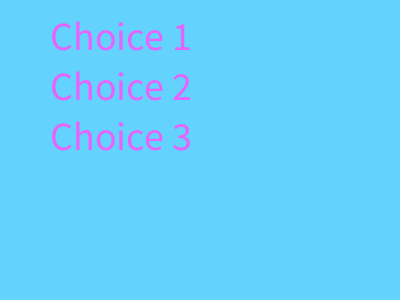
Frame 1 (no input)
Frame 60 (the mouse pressed at the canvas centre just before this capture): identical to frame 1, image omitted
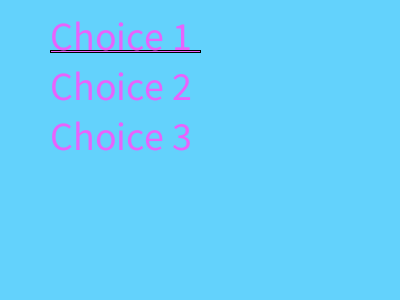
Frame 120 (the mouse held since frame 60 and released just before this capture)

The Processing sketch that drew these frames (run headless with seeded random() and noise(); from frame 60 on, the mouse is pressed at the canvas centre):

// Processing sketch: week12_4_random
// ── week12_4_random.pde
void setup()
{
  size(400, 300);
  textSize(40);
}
int choice = -1;
void draw()
{
  background(#63D2FC);
  fill(#E863FC);
  if(choice==0) rect(50, 50, 150, 2);
  if(choice==2) rect(50, 100, 150, 2);
  if(choice==3) rect(50, 150, 150, 2);
  text("Choice 1", 50, 50);
  text("Choice 2", 50, 100);
  text("Choice 3", 50, 150);
}
void mousePressed()
{
  choice = (choice + 1) % 3;
}
